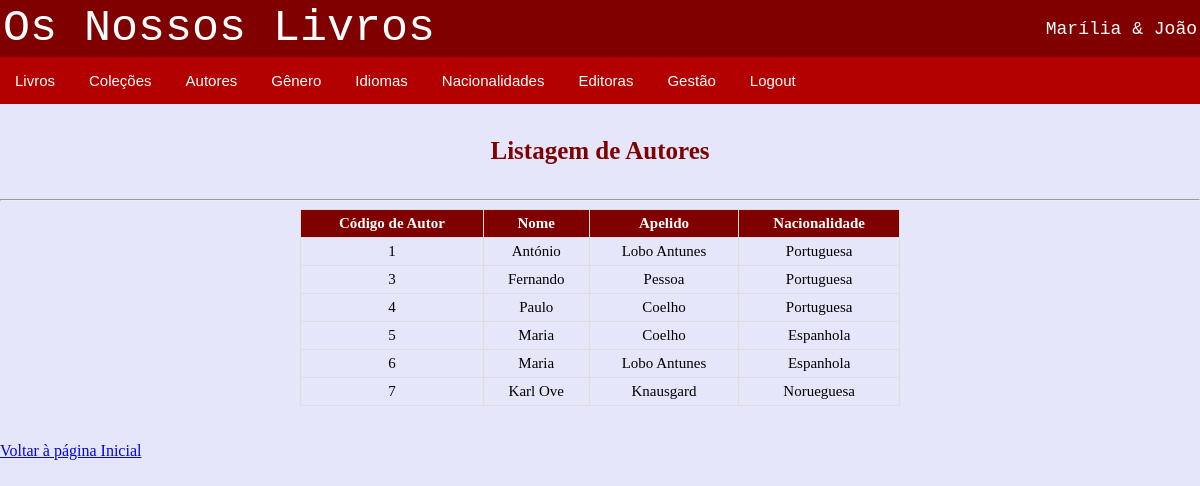
/livraria/lista_autores.php (signed in), run on the app's committed database.
### tables this page shows
CREATE TABLE `autores` (
  `id_autor` int NOT NULL,
  `nome` varchar(20) NOT NULL,
  `apelido` varchar(50) NOT NULL,
  `id_nacionalidade` int NOT NULL
);

CREATE TABLE `nacionalidades` (
  `id_nacionalidade` int NOT NULL,
  `nacionalidade` varchar(20) NOT NULL
);

### livraria/bd_classe_local.php (called while the page is built, shortened)
<?php
class acesso{
    var $servidor= "localhost";
    var $utilizador ="root";
    var $password="12345678";
    var $basedados="bdlivros";
    function ligar(){
        $this->ligacao=mysqli_connect($this->servidor, $this->utilizador, $this->password, $this->basedados);
    }
}
?>

### livraria/lista_autores.php (the view, shortened to what this page needs)
<?php
$acesso=new acesso();
$acesso->ligar();
$tabela=mysqli_query($acesso->ligacao,
    "select a.id_autor,  a.nome, a.apelido, n.nacionalidade
    from autores a, nacionalidades n
    where a.id_nacionalidade = n.id_nacionalidade");
?>
<!DOCTYPE html>
<html lang="en">
<head>
    <link rel="stylesheet" href="estilos.css">
</head>
<body>
<?php include 'menu.php';?>
    <h4>Listagem de Autores</h4>
    <hr>
    <table id="listatab">
        <tr>
            <th>Código de Autor</th>
            <th>Nome</th>
            <th>Apelido</th>
            <th>Nacionalidade</th>
        </tr>
        <?php
           while ($registo=mysqli_fetch_array($tabela))
           {
               ?>
               <tr>
                   <td><?php echo $registo['id_autor'];?></td>
                   <td><?php echo $registo['nome'];?></td>
                   <td><?php echo $registo['apelido'];?></td>
                   <td><?php echo $registo['nacionalidade'];?></td>
                   </tr>
        <?php
           }
        ?>
    </table>
    <br><br><a href="index1.php">Voltar à página Inicial</a></h2>
</body>
</html>

### livraria/CSS/estilos.css (style rules this page uses)
body { margin: 0px; background-color: #E6E6FA; }
.button:hover, .button2:hover, { background-color: #ffe6e6; color: black; }
#listatab { width: 600px; font-size: 15px; margin: auto; align: center; text-align: left; color: black; border-collapse: collapse; }
#listatab td, #listatab th { border: 1px solid #ddd; padding: 5px; text-align: center; }
#listatab th { background-color: #800000; color: white; }
h4 { text-align: center; font-size: 25px; color: #800000; }

### livraria/menu.php (style rules this page uses)
body { margin: 0px; }

### data on the page
autores: id_autor "1", nome "António", apelido "Lobo Antunes", id_nacionalidade.nacionalidade "Portuguesa"
autores: id_autor "3", nome "Fernando", apelido "Pessoa", id_nacionalidade.nacionalidade "Portuguesa"
autores: id_autor "4", nome "Paulo", apelido "Coelho", id_nacionalidade.nacionalidade "Portuguesa"
autores: id_autor "5", nome "Maria", apelido "Coelho", id_nacionalidade.nacionalidade "Espanhola"
autores: id_autor "6", nome "Maria", apelido "Lobo Antunes", id_nacionalidade.nacionalidade "Espanhola"
autores: id_autor "7", nome "Karl Ove", apelido "Knausgard", id_nacionalidade.nacionalidade "Norueguesa"
